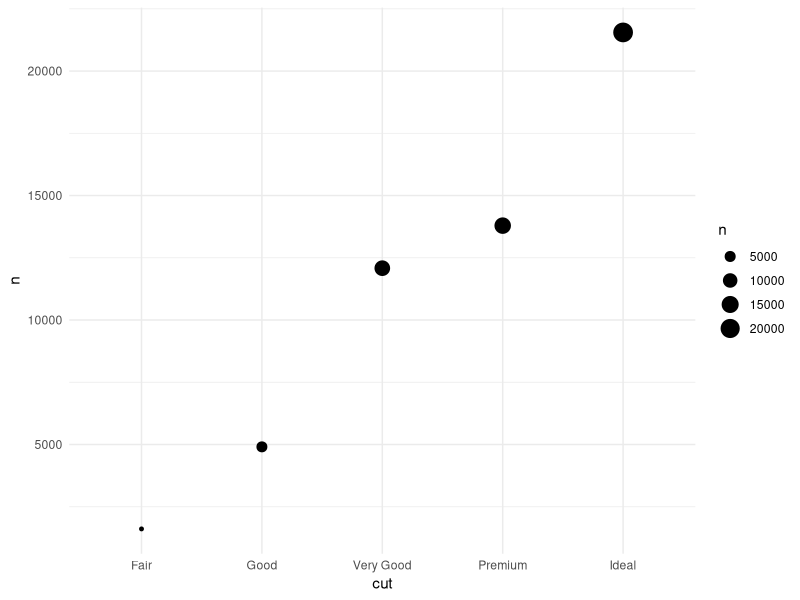
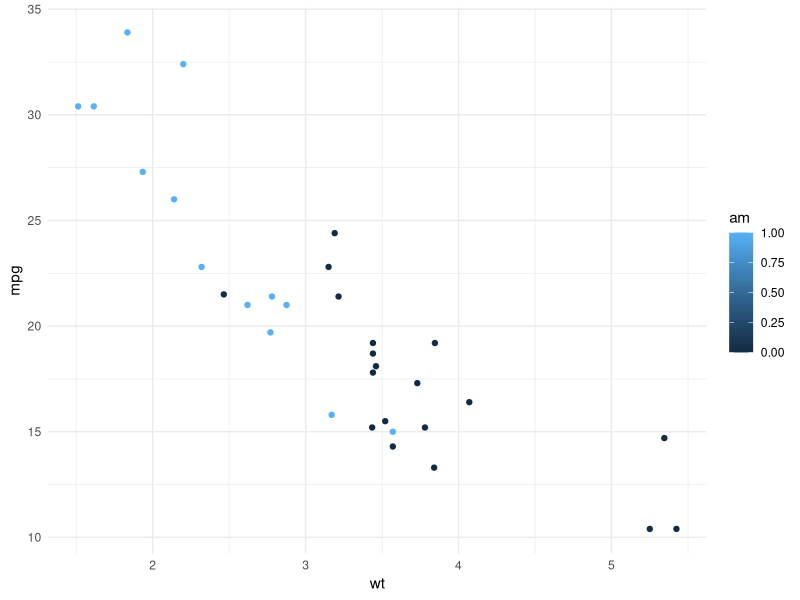
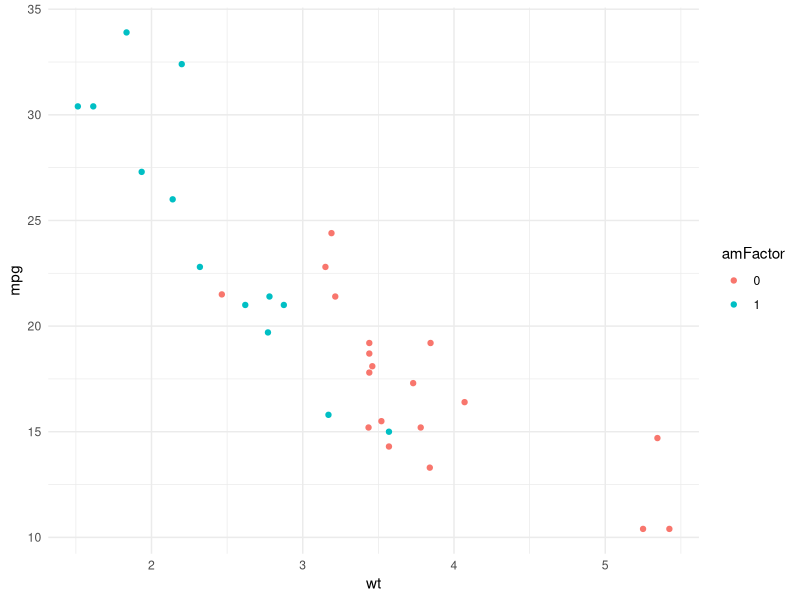
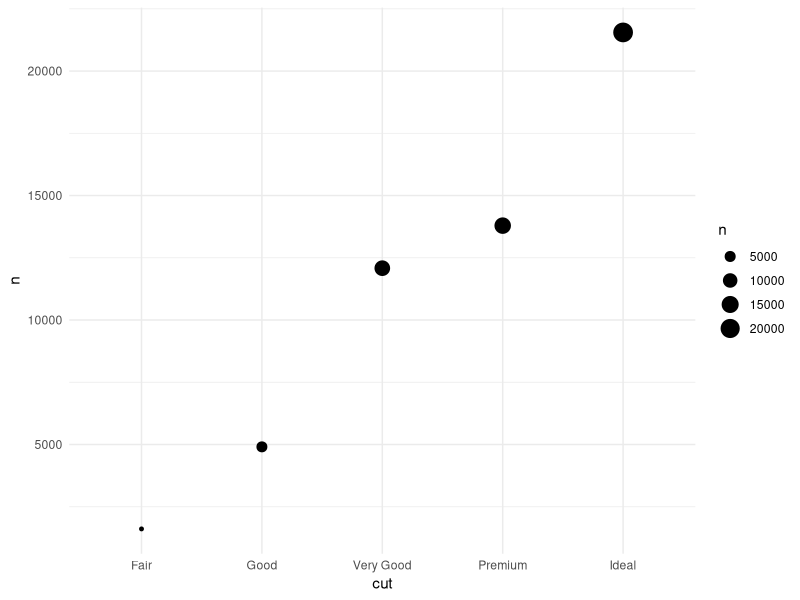
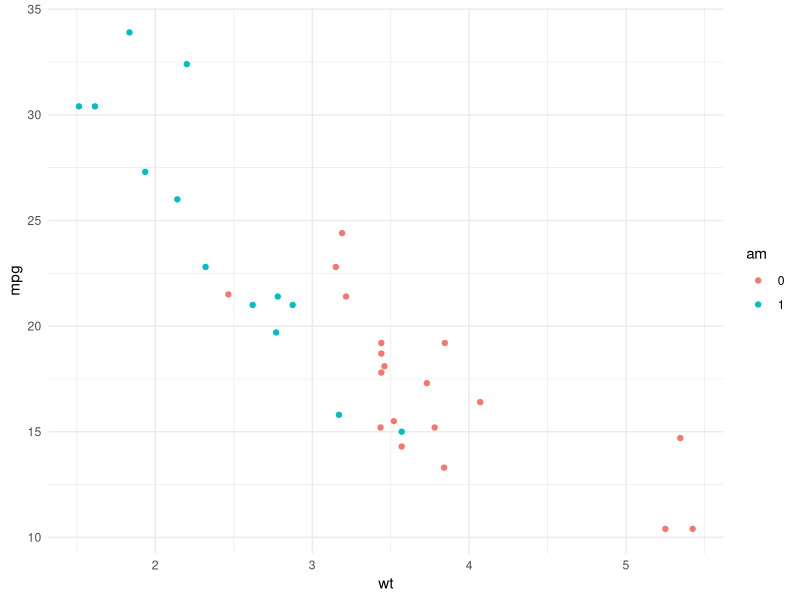
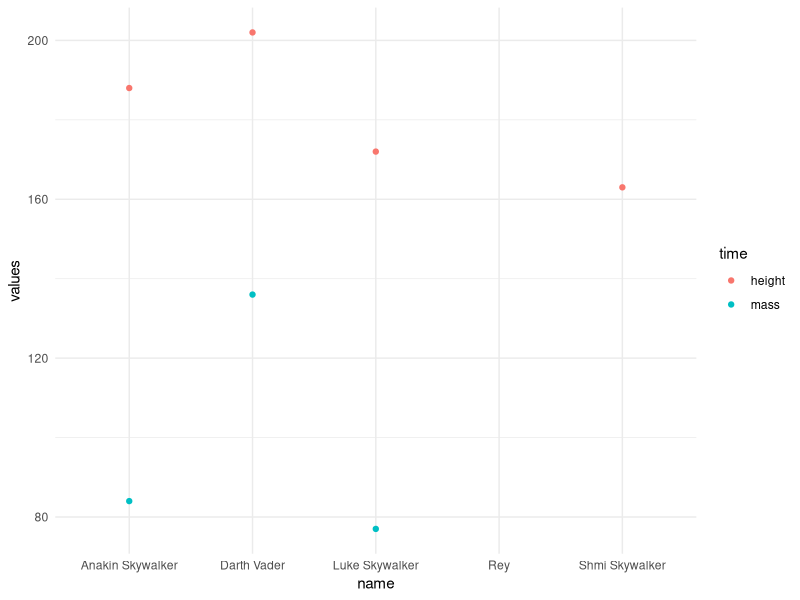
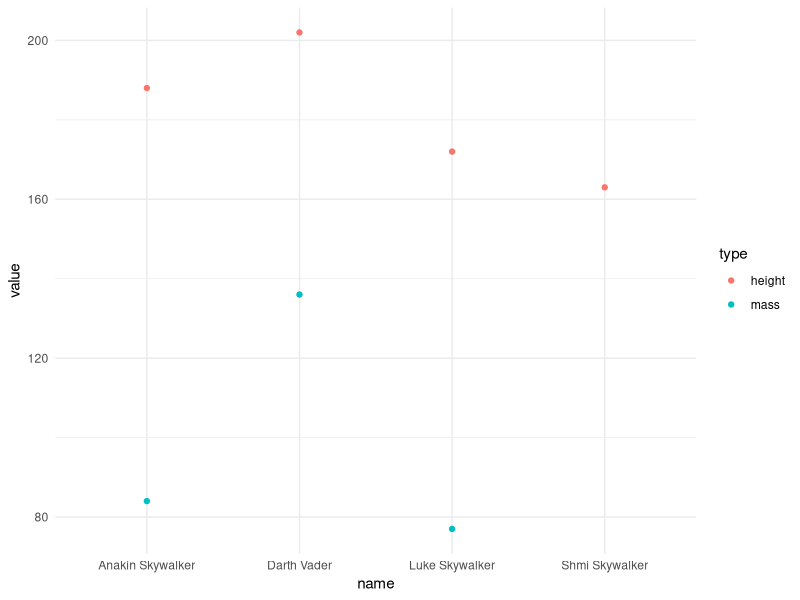
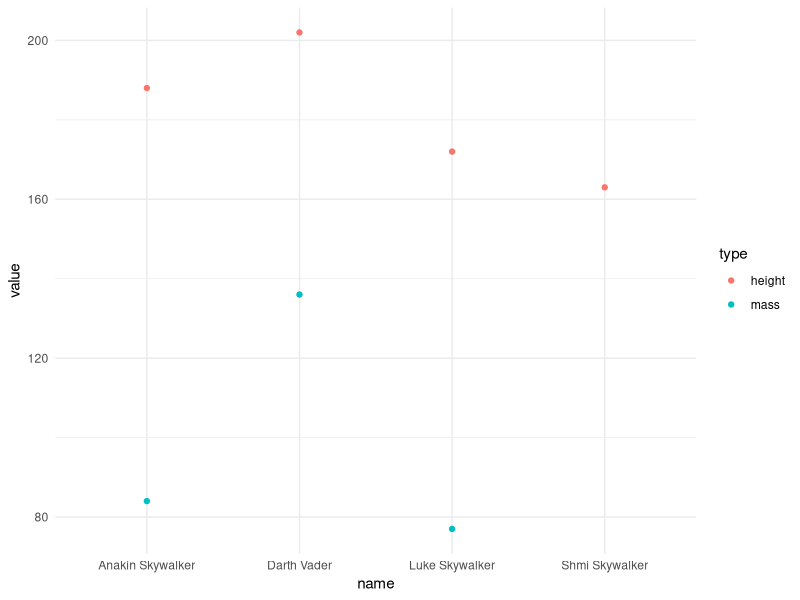

These figures' R source, in order: (Note: this script raises an error after producing the figures.)
## ---- chunk 1
knitr::opts_chunk$set(echo = TRUE, warning = FALSE, message = FALSE, error = FALSE, comment = "")
## ---- chunk 2

library(ggplot2)

plotDat = aggregate(diamonds$cut, by = list(cut = diamonds$cut), FUN = length)

colnames(plotDat)[2] = "n"

plotDat
## ---- chunk 3
ggplot(plotDat, aes(x = cut, y = n)) +
  geom_point(aes(size = n)) +
  theme_minimal()
## ---- chunk 4
ggplot(mtcars, aes(x = wt, y = mpg, color = am)) + 
  geom_point() +
  theme_minimal()
## ---- chunk 5
library(dplyr)

mtcars$amFactor = as.factor(mtcars$am) 

ggplot(mtcars, aes(x = wt, y = mpg, color = amFactor)) + 
  geom_point() +
  theme_minimal()
## ---- chunk 6
diamonds %>% 
  group_by(cut) %>% 
  summarize(n = n()) %>% 
  ggplot(., aes(x = cut, y = n)) +
  geom_point(aes(size = n)) +
  theme_minimal()
  
## ---- chunk 7
mtcars %>% 
  mutate(am = as.factor(am)) %>%  
  ggplot(., aes(x = wt, y = mpg, color = am)) + 
  geom_point() +
  theme_minimal()
## ---- chunk 8

## ---- chunk 9

## ---- chunk 10
mtcars[, -c(1:2)]

dropVars = c("vs", "drat")

mtcars[, !(names(mtcars) %in% dropVars)]
## ---- chunk 11
library(lavaan)

testData = HolzingerSwineford1939

names(testData)

keepers = c(grep("^age", names(testData), value = TRUE), 
            paste("x", 1:9, sep = ""))

testData = testData[, keepers]

## ---- chunk 12
mtcars %>% 
  select(mpg, cyl, am)
## ---- chunk 13
mtcars %>% 
  select(-vs)
## ---- chunk 14
HolzingerSwineford1939 %>% 
  select(num_range("x", 1:9), starts_with("age"))
## ---- chunk 15
head(HolzingerSwineford1939[, c(1, 7:15, 2:6)])
## ---- chunk 16
HolzingerSwineford1939 %>% 
  select(id, starts_with("x"), everything()) %>% 
  head()
## ---- chunk 17
summary(mtcars[mtcars$mpg < mean(mtcars$mpg), ])
## ---- chunk 18
mtcars %>% 
  filter(cyl == 4 | cyl == 8) %>% 
  summary()
## ---- chunk 19
mtcars %>% 
  filter(cyl == 4 & mpg > 25) %>% 
  summary()
## ---- chunk 20
mtcars %>% 
  filter(cyl != 4) %>% 
  summary()
## ---- chunk 21
mtcars %>% 
  filter(mpg < mean(mpg)) %>% 
  summary()
## ---- chunk 22
mtcars$roundedMPG = round(mtcars$mpg)
## ---- chunk 23
mtcars = mtcars %>% 
  mutate(roundedMPG = round(mpg))
## ---- chunk 24

mtcars$mpgLoHi = 0

mtcars$mpgLoHi[mtcars$mpg > median(mtcars$mpg)] = 1
## ---- chunk 25
mtcars$mpgLoHi = ifelse(mtcars$mpg > median(mtcars$mpg), 1, 0)
## ---- chunk 26
mtcars$vs[which(mtcars$vs == 0)] = "v"

mtcars$vs[which(mtcars$vs == 1)] = "s"
## ---- chunk 27
recode(mtcars$vs, `0` = "v", `1` = "s")
## ---- chunk 28
wideDat = data.frame(id = 1:3, 
                     age = c(33, 35, 37), 
                     employeeType = c("full", "full", "part"))
## ---- chunk 29
wideDat = data.frame(id = rep(1:3, times = 2), 
                     variable = rep(c("age", "employeeType"), each = 3), 
                     value = c(33, 35, 37, 
                               "full", "full", "part"))
## ---- chunk 30

data("starwars")

as.data.frame(starwars) %>% 
  filter(species == "Human" & grepl("(Skywalker)|(Rey)|(Vader)|(Kylo)", .$name)) %>% 
  select(name, height, mass) %>% 
  reshape(., idvar = "name", v.names = "values", varying = list(2:3), 
          times = c("height", "mass"), direction = "long") %>% 
  ggplot(., aes(x = name, y = values, color = time)) + 
  geom_point() +
  theme_minimal()
  
## ---- chunk 31
starwars %>% 
  as.data.frame() %>% 
  filter(species == "Human" & 
           grepl("(Skywalker)|(Rey)|(Vader)|(Kylo)", 
                 .$name)) %>% 
  select(name, height, mass) %>% 
  reshape::melt.data.frame(., id.vars = "name", 
                           measure.vars = 2:3, 
                           variable_name = "type", na.rm = TRUE) %>% 
  ggplot(., aes(x = name, y = value, color = type)) + 
  geom_point() +
  theme_minimal()
## ---- chunk 32
starwars %>% 
  filter(species == "Human" & grepl("(Skywalker)|(Rey)|(Vader)|(Kylo)", .$name)) %>% 
  select(name, height, mass) %>% 
  reshape2::melt(., id.vars = "name", 
                           measure.vars = 2:3, variable.name = "type", 
                           value.name = "value", na.rm = TRUE) %>% 
  ggplot(., aes(x = name, y = value, color = type)) + 
  geom_point() +
  theme_minimal()
## ---- chunk 33
starwars %>% 
  filter(species == "Human" & grepl("(Skywalker)|(Rey)|(Vader)|(Kylo)", .$name)) %>% 
  select(name, height, mass) %>% 
  tidyr::gather(., key = type, value = value, -name) %>% 
  ggplot(., aes(x = name, y = value, color = type)) + 
  geom_point() +
  theme_minimal()
## ---- chunk 34
mtcars %>% 
  summarize(meanMPG = mean(mpg), 
            meanSD = sd(mpg))
## ---- chunk 35
mtcars %>% 
  summarize_all(funs(mean, sd), na.rm = TRUE)
## ---- chunk 36
mtcars %>% 
  summarize_at(vars(starts_with("c")), 
               funs(mean, sd), na.rm = TRUE)
## ---- chunk 37
mtcars %>% 
  group_by(am) %>% 
  summarize(meanMPG = mean(mpg), 
            sdMPG = sd(mpg))
## ---- chunk 38
realComments = c("I love wrangling data", "stringz r fun", 
                 "This guy is a hack", "Can't we use excel?")

grep(pattern = "\\b[a-z]{2}\\b", x = realComments, value = TRUE)

gsub(pattern = "(hack)", replacement = "star", x = realComments)
## ---- chunk 39
library(stringr)

str_subset(string = realComments, pattern = "\\b[a-z]{2}\\b")

str_replace_all(string = realComments, pattern = "(hack)", 
                replacement = "star")
## ---- chunk 40
matchedComments = regexpr(pattern = "love|like|enjoy", 
                          text = realComments)

regmatches(x = realComments, m = matchedComments)

## ---- chunk 41
str_extract_all(string = realComments, 
                pattern = "love|like|enjoy")
## ---- chunk 42
string1 = "AG Edward"

string2 = "AG Edwards"

adist(x = string1, y = string2)
## ---- chunk 43
library(stringdist)

string3 = "A G Edwards"

stringdist(string1, string2, method = "jw")

stringdist(string2, string3, method = "jw")

stringdist(string1, string3, method = "jw")
## ---- chunk 44
adist(c(string1, string2, string3))
## ---- chunk 45
stringdist(string1, string2, method = "jaccard")

stringdist(string2, string3, method = "jaccard")

stringdist(string1, string3, method = "jaccard")
## ---- chunk 46
stringdist("safeway", "subway", method = "soundex")

stringdist("safeway", "subway", method = "jaccard")

stringdist("safeway", "subway", method = "jw")

## ---- chunk 47
carsID = mtcars %>% 
  mutate(rowID = 1:nrow(mtcars)) %>% 
  group_by(cyl) %>% 
  mutate(groupID = 1:n())
## ---- chunk 48
Sys.Date()

format(Sys.Date(), "%m-%d-%Y")
## ---- chunk 49
date1 = "12012018"

date2 = "20180112"

date3 = "12-01-2018"

date4 = "12/01/2018"
## ---- chunk 50
dateStrings = strsplit(date3, split = "-")

paste(dateStrings[[1]][3], 
      dateStrings[[1]][2], dateStrings[[1]][1], 
      sep = "-")
## ---- chunk 51
library(lubridate)

mdy(date3)
## ---- chunk 52
glimpse(starwars)
## ---- chunk 53
movies = unique(unlist(starwars$films))

starwars = starwars %>% 
  mutate(revengeSith = ifelse(grepl(movies[grep("Sith", movies)], films), 
                              1, 0))
## ---- chunk 54

library(tidyr)

data(starwars)

starwars = starwars %>% 
  unnest(films) %>% 
  mutate(id = 1:nrow(.)) %>% 
  spread(key = films, value = films) %>% 
  group_by(name) %>% 
  fill(12:18, .direction = "up") %>% 
  fill(12:18, .direction = "down") %>% 
  slice(1)
## ---- chunk 55
x = 1:5

# or...

x = c(1:4, 6)
## ---- chunk 56
x = x + 1
## ---- chunk 57
testFunc = function(x) {
  res = sum(x * 3)
  return(res)
}
## ---- chunk 58
testNames = c("Jack", "Jill", "Frank", "Steve", "Harry", "Lloyd")

sapply(testNames, function(x) paste(x, "went over the hill", sep = " "))
## ---- chunk 59
starwarsShips = unique(unlist(starwars$starships))

shipRider = lapply(starwarsShips, function(x) {
  
  riders = starwars$name[which(grepl(x, starwars$starships))]
  
  res = data.frame(ship = x, 
                   riders = riders)
  
  return(res)
})
